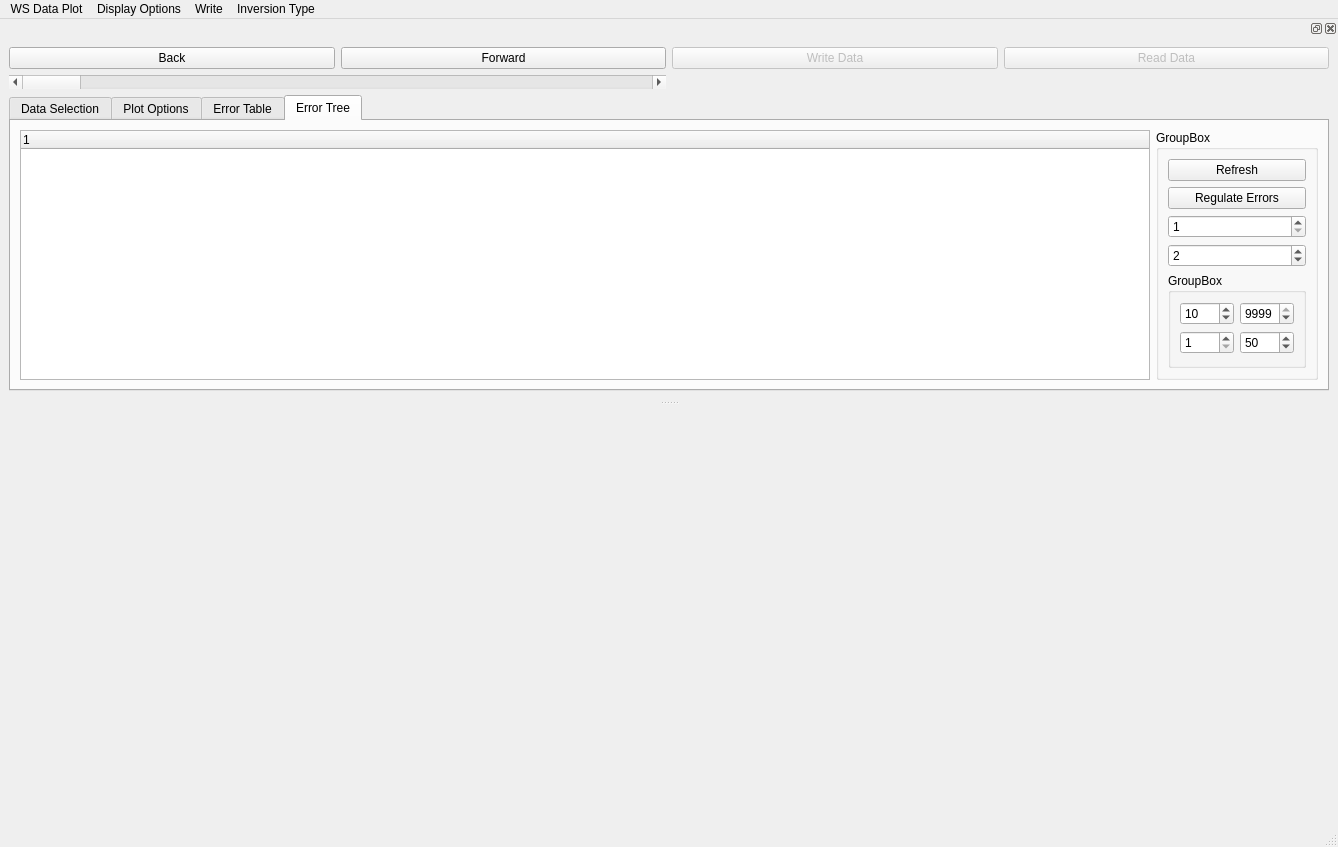
<?xml version="1.0" encoding="UTF-8"?>
<ui version="4.0">
 <class>MainWindow</class>
 <widget class="QMainWindow" name="MainWindow">
  <property name="geometry">
   <rect>
    <x>0</x>
    <y>0</y>
    <width>1338</width>
    <height>847</height>
   </rect>
  </property>
  <property name="windowTitle">
   <string>MainWindow</string>
  </property>
  <widget class="QWidget" name="centralwidget">
   <property name="sizePolicy">
    <sizepolicy hsizetype="Expanding" vsizetype="Expanding">
     <horstretch>0</horstretch>
     <verstretch>0</verstretch>
    </sizepolicy>
   </property>
   <layout class="QVBoxLayout" name="mplvl">
    <item>
     <widget class="QWidget" name="mplwindow" native="true">
      <property name="sizePolicy">
       <sizepolicy hsizetype="Maximum" vsizetype="Maximum">
        <horstretch>0</horstretch>
        <verstretch>0</verstretch>
       </sizepolicy>
      </property>
      <property name="maximumSize">
       <size>
        <width>16777215</width>
        <height>16777215</height>
       </size>
      </property>
      <property name="mouseTracking">
       <bool>false</bool>
      </property>
      <property name="autoFillBackground">
       <bool>true</bool>
      </property>
     </widget>
    </item>
   </layout>
  </widget>
  <widget class="QMenuBar" name="menubar">
   <property name="geometry">
    <rect>
     <x>0</x>
     <y>0</y>
     <width>1338</width>
     <height>26</height>
    </rect>
   </property>
   <widget class="QMenu" name="menuWS_Data_Plot">
    <property name="title">
     <string>WS Data Plot</string>
    </property>
    <addaction name="separator"/>
   </widget>
   <widget class="QMenu" name="menuDisplay_Options">
    <property name="title">
     <string>Display Options</string>
    </property>
    <addaction name="actionPhase_Wrap"/>
   </widget>
   <widget class="QMenu" name="menuWrite">
    <property name="title">
     <string>Write</string>
    </property>
    <widget class="QMenu" name="menuData_File">
     <property name="title">
      <string>Data File</string>
     </property>
     <addaction name="actionWriteWSINV3DMT"/>
     <addaction name="actionWriteModEM"/>
     <addaction name="actionWriteMARE2DEM"/>
     <addaction name="separator"/>
    </widget>
    <addaction name="separator"/>
    <addaction name="actionList_File"/>
    <addaction name="menuData_File"/>
    <addaction name="writeCurrentPlot"/>
    <addaction name="writeAllPlots"/>
   </widget>
   <widget class="QMenu" name="menuInversion_Type_2">
    <property name="title">
     <string>Inversion Type</string>
    </property>
    <addaction name="inv_type1"/>
    <addaction name="inv_type2"/>
    <addaction name="inv_type3"/>
    <addaction name="inv_type4"/>
    <addaction name="inv_type5"/>
   </widget>
   <addaction name="menuWS_Data_Plot"/>
   <addaction name="menuDisplay_Options"/>
   <addaction name="menuWrite"/>
   <addaction name="menuInversion_Type_2"/>
  </widget>
  <widget class="QStatusBar" name="statusbar"/>
  <widget class="QDockWidget" name="dock">
   <attribute name="dockWidgetArea">
    <number>4</number>
   </attribute>
   <widget class="QWidget" name="dockWidgetContents_4">
    <layout class="QGridLayout" name="gridLayout">
     <item row="0" column="3">
      <widget class="QPushButton" name="ReadDataButton">
       <property name="enabled">
        <bool>false</bool>
       </property>
       <property name="text">
        <string>Read Data</string>
       </property>
      </widget>
     </item>
     <item row="0" column="0">
      <widget class="QPushButton" name="BackButton">
       <property name="text">
        <string>Back</string>
       </property>
      </widget>
     </item>
     <item row="0" column="2">
      <widget class="QPushButton" name="WriteDataButton">
       <property name="enabled">
        <bool>false</bool>
       </property>
       <property name="text">
        <string>Write Data</string>
       </property>
      </widget>
     </item>
     <item row="0" column="1">
      <widget class="QPushButton" name="ForwardButton">
       <property name="text">
        <string>Forward</string>
       </property>
      </widget>
     </item>
     <item row="2" column="0" colspan="4">
      <widget class="QTabWidget" name="tabs">
       <property name="currentIndex">
        <number>3</number>
       </property>
       <widget class="QWidget" name="Data">
        <attribute name="title">
         <string>Data Selection</string>
        </attribute>
        <widget class="QCheckBox" name="select_points_button">
         <property name="geometry">
          <rect>
           <x>10</x>
           <y>10</y>
           <width>141</width>
           <height>20</height>
          </rect>
         </property>
         <property name="text">
          <string>Add Periods to Data</string>
         </property>
        </widget>
        <widget class="QPushButton" name="DEBUG_BUTTON">
         <property name="geometry">
          <rect>
           <x>10</x>
           <y>180</y>
           <width>93</width>
           <height>28</height>
          </rect>
         </property>
         <property name="text">
          <string>DEBUG</string>
         </property>
        </widget>
        <widget class="QLineEdit" name="azimuthEdit">
         <property name="geometry">
          <rect>
           <x>110</x>
           <y>180</y>
           <width>51</width>
           <height>22</height>
          </rect>
         </property>
        </widget>
        <widget class="QLabel" name="label_2">
         <property name="geometry">
          <rect>
           <x>110</x>
           <y>160</y>
           <width>53</width>
           <height>16</height>
          </rect>
         </property>
         <property name="text">
          <string>Azimuth</string>
         </property>
        </widget>
        <widget class="QListWidget" name="siteList">
         <property name="geometry">
          <rect>
           <x>190</x>
           <y>20</y>
           <width>151</width>
           <height>192</height>
          </rect>
         </property>
         <property name="statusTip">
          <string extracomment="List of sites in current dataset"/>
         </property>
         <property name="selectionMode">
          <enum>QAbstractItemView::ExtendedSelection</enum>
         </property>
        </widget>
        <widget class="QLabel" name="label_3">
         <property name="geometry">
          <rect>
           <x>240</x>
           <y>0</y>
           <width>53</width>
           <height>16</height>
          </rect>
         </property>
         <property name="text">
          <string>Site List</string>
         </property>
        </widget>
        <widget class="QLabel" name="label_4">
         <property name="geometry">
          <rect>
           <x>450</x>
           <y>0</y>
           <width>91</width>
           <height>16</height>
          </rect>
         </property>
         <property name="text">
          <string>Removed Sites</string>
         </property>
        </widget>
        <widget class="QListWidget" name="rmSitesList">
         <property name="geometry">
          <rect>
           <x>420</x>
           <y>20</y>
           <width>151</width>
           <height>192</height>
          </rect>
         </property>
         <property name="toolTip">
          <string comment="a" extracomment="aa"/>
         </property>
         <property name="statusTip">
          <string comment="b" extracomment="bb"/>
         </property>
         <property name="whatsThis">
          <string comment="c" extracomment="cc"/>
         </property>
         <property name="selectionMode">
          <enum>QAbstractItemView::ExtendedSelection</enum>
         </property>
        </widget>
        <widget class="QPushButton" name="removeSites">
         <property name="geometry">
          <rect>
           <x>350</x>
           <y>80</y>
           <width>61</width>
           <height>28</height>
          </rect>
         </property>
         <property name="text">
          <string>----&gt;</string>
         </property>
        </widget>
        <widget class="QPushButton" name="addSites">
         <property name="geometry">
          <rect>
           <x>350</x>
           <y>120</y>
           <width>61</width>
           <height>28</height>
          </rect>
         </property>
         <property name="text">
          <string>&lt;----</string>
         </property>
        </widget>
        <widget class="QComboBox" name="currentDataset">
         <property name="geometry">
          <rect>
           <x>10</x>
           <y>110</y>
           <width>111</width>
           <height>22</height>
          </rect>
         </property>
        </widget>
        <widget class="QLabel" name="label_8">
         <property name="geometry">
          <rect>
           <x>20</x>
           <y>90</y>
           <width>101</width>
           <height>16</height>
          </rect>
         </property>
         <property name="text">
          <string>Current Dataset</string>
         </property>
        </widget>
        <widget class="QPushButton" name="printPeriods">
         <property name="geometry">
          <rect>
           <x>10</x>
           <y>140</y>
           <width>93</width>
           <height>28</height>
          </rect>
         </property>
         <property name="text">
          <string>Print Periods</string>
         </property>
        </widget>
        <widget class="QLabel" name="label">
         <property name="geometry">
          <rect>
           <x>40</x>
           <y>40</y>
           <width>71</width>
           <height>16</height>
          </rect>
         </property>
         <property name="text">
          <string>Sort Sites</string>
         </property>
        </widget>
        <widget class="QComboBox" name="sortSites">
         <property name="geometry">
          <rect>
           <x>10</x>
           <y>60</y>
           <width>111</width>
           <height>22</height>
          </rect>
         </property>
        </widget>
        <widget class="QScrollBar" name="AzimuthScrollBar">
         <property name="geometry">
          <rect>
           <x>160</x>
           <y>170</y>
           <width>20</width>
           <height>41</height>
          </rect>
         </property>
         <property name="orientation">
          <enum>Qt::Vertical</enum>
         </property>
        </widget>
       </widget>
       <widget class="QWidget" name="PlotOptions">
        <attribute name="title">
         <string>Plot Options</string>
        </attribute>
        <widget class="QGroupBox" name="groupBox">
         <property name="geometry">
          <rect>
           <x>10</x>
           <y>0</y>
           <width>131</width>
           <height>171</height>
          </rect>
         </property>
         <property name="title">
          <string>Toggle Plots</string>
         </property>
         <property name="checkable">
          <bool>false</bool>
         </property>
         <layout class="QVBoxLayout" name="verticalLayout">
          <item>
           <widget class="QCheckBox" name="toggleRaw">
            <property name="text">
             <string>Raw Data</string>
            </property>
            <property name="checked">
             <bool>true</bool>
            </property>
           </widget>
          </item>
          <item>
           <widget class="QCheckBox" name="toggleData">
            <property name="text">
             <string>Data</string>
            </property>
            <property name="checked">
             <bool>true</bool>
            </property>
           </widget>
          </item>
          <item>
           <widget class="QCheckBox" name="toggleResponse">
            <property name="text">
             <string>Response</string>
            </property>
            <property name="checked">
             <bool>true</bool>
            </property>
           </widget>
          </item>
          <item>
           <widget class="QCheckBox" name="showOutliers">
            <property name="text">
             <string>Show Outliers</string>
            </property>
            <property name="checked">
             <bool>true</bool>
            </property>
           </widget>
          </item>
          <item>
           <widget class="QCheckBox" name="LockAxes">
            <property name="text">
             <string>Lock Axes</string>
            </property>
           </widget>
          </item>
         </layout>
        </widget>
        <widget class="QLabel" name="label_6">
         <property name="geometry">
          <rect>
           <x>40</x>
           <y>170</y>
           <width>53</width>
           <height>16</height>
          </rect>
         </property>
         <property name="text">
          <string>Scaling</string>
         </property>
        </widget>
        <widget class="QComboBox" name="scalingBox">
         <property name="geometry">
          <rect>
           <x>20</x>
           <y>190</y>
           <width>91</width>
           <height>22</height>
          </rect>
         </property>
         <item>
          <property name="text">
           <string>None</string>
          </property>
         </item>
         <item>
          <property name="text">
           <string>Periods</string>
          </property>
         </item>
         <item>
          <property name="text">
           <string>Sqrt(Periods)</string>
          </property>
         </item>
        </widget>
        <widget class="QLineEdit" name="numSubplots">
         <property name="geometry">
          <rect>
           <x>260</x>
           <y>190</y>
           <width>41</width>
           <height>22</height>
          </rect>
         </property>
        </widget>
        <widget class="QLabel" name="label_7">
         <property name="geometry">
          <rect>
           <x>240</x>
           <y>170</y>
           <width>81</width>
           <height>16</height>
          </rect>
         </property>
         <property name="text">
          <string># Subplots</string>
         </property>
        </widget>
        <widget class="QGroupBox" name="groupBox_3">
         <property name="geometry">
          <rect>
           <x>140</x>
           <y>0</y>
           <width>151</width>
           <height>131</height>
          </rect>
         </property>
         <property name="title">
          <string>Error Bars</string>
         </property>
         <layout class="QVBoxLayout" name="verticalLayout_2">
          <item>
           <widget class="QRadioButton" name="dataErrRadio">
            <property name="text">
             <string>Data Errors</string>
            </property>
           </widget>
          </item>
          <item>
           <widget class="QRadioButton" name="usedErrRadio">
            <property name="text">
             <string>Used Errors</string>
            </property>
            <property name="checked">
             <bool>true</bool>
            </property>
           </widget>
          </item>
          <item>
           <widget class="QRadioButton" name="noErrRadio">
            <property name="text">
             <string>No Errors</string>
            </property>
           </widget>
          </item>
         </layout>
        </widget>
        <widget class="QPushButton" name="showMap">
         <property name="geometry">
          <rect>
           <x>130</x>
           <y>180</y>
           <width>91</width>
           <height>21</height>
          </rect>
         </property>
         <property name="text">
          <string>Show Map</string>
         </property>
        </widget>
        <widget class="QTableWidget" name="comp_table">
         <property name="geometry">
          <rect>
           <x>320</x>
           <y>10</y>
           <width>371</width>
           <height>192</height>
          </rect>
         </property>
         <property name="editTriggers">
          <set>QAbstractItemView::CurrentChanged</set>
         </property>
         <property name="dragDropOverwriteMode">
          <bool>false</bool>
         </property>
        </widget>
       </widget>
       <widget class="QWidget" name="ErrorMap">
        <attribute name="title">
         <string>Error Table</string>
        </attribute>
        <layout class="QHBoxLayout" name="horizontalLayout_2">
         <item>
          <widget class="QTableWidget" name="stationRMS">
           <property name="selectionMode">
            <enum>QAbstractItemView::ExtendedSelection</enum>
           </property>
           <property name="sortingEnabled">
            <bool>false</bool>
           </property>
           <property name="wordWrap">
            <bool>true</bool>
           </property>
           <attribute name="horizontalHeaderCascadingSectionResizes">
            <bool>true</bool>
           </attribute>
           <attribute name="horizontalHeaderShowSortIndicator" stdset="0">
            <bool>false</bool>
           </attribute>
           <attribute name="verticalHeaderCascadingSectionResizes">
            <bool>true</bool>
           </attribute>
          </widget>
         </item>
         <item>
          <widget class="QTableWidget" name="periodRMS">
           <property name="selectionMode">
            <enum>QAbstractItemView::ExtendedSelection</enum>
           </property>
           <property name="sortingEnabled">
            <bool>false</bool>
           </property>
           <attribute name="horizontalHeaderCascadingSectionResizes">
            <bool>true</bool>
           </attribute>
           <attribute name="verticalHeaderCascadingSectionResizes">
            <bool>true</bool>
           </attribute>
          </widget>
         </item>
        </layout>
       </widget>
       <widget class="QWidget" name="ErrorTree">
        <attribute name="title">
         <string>Error Tree</string>
        </attribute>
        <layout class="QHBoxLayout" name="horizontalLayout">
         <item>
          <widget class="QTreeWidget" name="error_tree">
           <property name="editTriggers">
            <set>QAbstractItemView::NoEditTriggers</set>
           </property>
           <property name="tabKeyNavigation">
            <bool>true</bool>
           </property>
           <column>
            <property name="text">
             <string notr="true">1</string>
            </property>
           </column>
          </widget>
         </item>
         <item>
          <widget class="QGroupBox" name="groupBox_2">
           <property name="title">
            <string>GroupBox</string>
           </property>
           <layout class="QVBoxLayout" name="verticalLayout_3">
            <item>
             <widget class="QPushButton" name="refreshErrorTree">
              <property name="text">
               <string>Refresh</string>
              </property>
             </widget>
            </item>
            <item>
             <widget class="QPushButton" name="regErrors">
              <property name="text">
               <string>Regulate Errors</string>
              </property>
             </widget>
            </item>
            <item>
             <widget class="QSpinBox" name="width">
              <property name="minimum">
               <number>1</number>
              </property>
              <property name="value">
               <number>1</number>
              </property>
             </widget>
            </item>
            <item>
             <widget class="QSpinBox" name="mult">
              <property name="value">
               <number>2</number>
              </property>
             </widget>
            </item>
            <item>
             <widget class="QGroupBox" name="groupBox_4">
              <property name="title">
               <string>GroupBox</string>
              </property>
              <layout class="QGridLayout" name="gridLayout_2">
               <item row="0" column="0">
                <widget class="QSpinBox" name="outlierFlag">
                 <property name="minimum">
                  <number>1</number>
                 </property>
                 <property name="maximum">
                  <number>9999</number>
                 </property>
                 <property name="value">
                  <number>10</number>
                 </property>
                </widget>
               </item>
               <item row="2" column="0">
                <widget class="QSpinBox" name="diagFlag">
                 <property name="minimum">
                  <number>1</number>
                 </property>
                 <property name="maximum">
                  <number>9999</number>
                 </property>
                 <property name="value">
                  <number>1</number>
                 </property>
                </widget>
               </item>
               <item row="0" column="1">
                <widget class="QSpinBox" name="missingCompFlag">
                 <property name="minimum">
                  <number>1</number>
                 </property>
                 <property name="maximum">
                  <number>9999</number>
                 </property>
                 <property name="value">
                  <number>9999</number>
                 </property>
                </widget>
               </item>
               <item row="2" column="1">
                <widget class="QSpinBox" name="missingPeriodFlag">
                 <property name="minimum">
                  <number>1</number>
                 </property>
                 <property name="maximum">
                  <number>9999</number>
                 </property>
                 <property name="value">
                  <number>50</number>
                 </property>
                </widget>
               </item>
              </layout>
             </widget>
            </item>
           </layout>
          </widget>
         </item>
        </layout>
       </widget>
      </widget>
     </item>
     <item row="1" column="0" colspan="2">
      <widget class="QScrollBar" name="siteSlider">
       <property name="orientation">
        <enum>Qt::Horizontal</enum>
       </property>
      </widget>
     </item>
    </layout>
   </widget>
  </widget>
  <action name="actionList_File">
   <property name="text">
    <string>List File</string>
   </property>
  </action>
  <action name="writeCurrentPlot">
   <property name="text">
    <string>Current Plot</string>
   </property>
  </action>
  <action name="writeAllPlots">
   <property name="text">
    <string>All Plots</string>
   </property>
  </action>
  <action name="actionWriteWSINV3DMT">
   <property name="checkable">
    <bool>false</bool>
   </property>
   <property name="text">
    <string>WSINV3DMT</string>
   </property>
  </action>
  <action name="actionWriteModEM">
   <property name="checkable">
    <bool>false</bool>
   </property>
   <property name="text">
    <string>ModEM</string>
   </property>
  </action>
  <action name="actionWriteMARE2DEM">
   <property name="checkable">
    <bool>true</bool>
   </property>
   <property name="enabled">
    <bool>false</bool>
   </property>
   <property name="text">
    <string>MARE2DEM</string>
   </property>
  </action>
  <action name="actionInversion_Type_2">
   <property name="text">
    <string>Inversion Type 2</string>
   </property>
  </action>
  <action name="action1">
   <property name="text">
    <string>1</string>
   </property>
  </action>
  <action name="actionInversion_Type_3">
   <property name="checkable">
    <bool>true</bool>
   </property>
   <property name="text">
    <string>Inversion Type 1</string>
   </property>
  </action>
  <action name="actionInversion_Type_4">
   <property name="checkable">
    <bool>true</bool>
   </property>
   <property name="text">
    <string>Inversion Type 2</string>
   </property>
  </action>
  <action name="actionInversion_Type_5">
   <property name="text">
    <string>Inversion Type 3</string>
   </property>
  </action>
  <action name="actionInversion_Type_6">
   <property name="text">
    <string>Inversion Type 4</string>
   </property>
  </action>
  <action name="actionInversion_Type_7">
   <property name="text">
    <string>Inversion Type 5</string>
   </property>
  </action>
  <action name="inv_type1">
   <property name="checkable">
    <bool>true</bool>
   </property>
   <property name="text">
    <string>1 (Full Z)</string>
   </property>
  </action>
  <action name="inv_type2">
   <property name="checkable">
    <bool>true</bool>
   </property>
   <property name="text">
    <string>2 (Off Diagonal Z)</string>
   </property>
  </action>
  <action name="inv_type3">
   <property name="checkable">
    <bool>true</bool>
   </property>
   <property name="text">
    <string>3 (Tipper Ony)</string>
   </property>
  </action>
  <action name="inv_type4">
   <property name="checkable">
    <bool>true</bool>
   </property>
   <property name="text">
    <string>4 (Off Diagonal Z + Tipper)</string>
   </property>
  </action>
  <action name="inv_type5">
   <property name="checkable">
    <bool>true</bool>
   </property>
   <property name="text">
    <string>5 (Full Z + Tipper)</string>
   </property>
  </action>
  <action name="actionPhase_Wrap">
   <property name="checkable">
    <bool>true</bool>
   </property>
   <property name="text">
    <string>Phase Wrap</string>
   </property>
  </action>
 </widget>
 <resources/>
 <connections/>
</ui>
